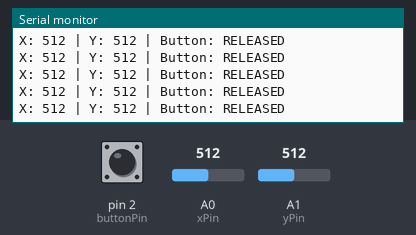
The sketch below on a simulated Arduino Uno, built with avr-gcc and run on an emulated ATmega328P. Parts: the last lines printed to the serial monitor. The inputs (shaded band) are chosen by the test bench; at power-on: A1 (yPin) = 512, pin 2 (buttonPin) HIGH, A0 (xPin) = 512.

Above: at 5.8 s.
5.9 s: A1 (yPin) set to 105
At 5.95 s:
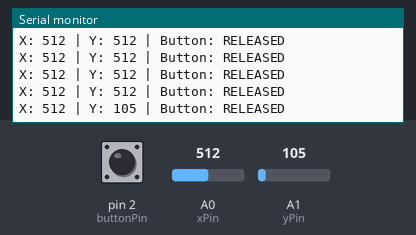
8.9 s: A1 (yPin) set to 94
At 8.97 s:
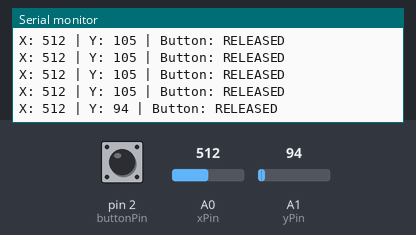
Timing chart, 0 to 11.9 s (numbered marks = the images above; inputs shaded):
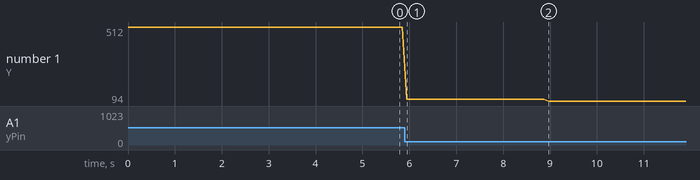

Measured:
- after the input at 5.9 s, the serial monitor: prints a new line after 0.05 s (image 1)
- after the input at 8.9 s, the serial monitor: prints a new line after 0.07 s (image 2)
- plotted number 1: 512 → 105 after the input at 5.9 s, 105 → 94 after the input at 8.9 s

The sketch:

Joystick_basic_console.ino
```cpp
// (licence header left out)
// Joystick pins
const int xPin = A0;     // X-axis (Analog)
const int yPin = A1;     // Y-axis (Analog)
const int buttonPin = 2; // Joystick button (Digital)

int xValue = 0;
int yValue = 0;
int buttonState = 0;

void setup() {
  Serial.begin(9600);
  pinMode(buttonPin, INPUT_PULLUP);  // Joystick button is active LOW
}

void loop() {
  // Read axis values
  xValue = analogRead(xPin);
  yValue = analogRead(yPin);
  buttonState = digitalRead(buttonPin); // LOW = pressed

  // Print values to Serial Monitor
  Serial.print("X: ");
  Serial.print(xValue);
  Serial.print(" | Y: ");
  Serial.print(yValue);
  Serial.print(" | Button: ");
  Serial.println(buttonState == LOW ? "PRESSED" : "RELEASED");

  delay(100);
}
```
